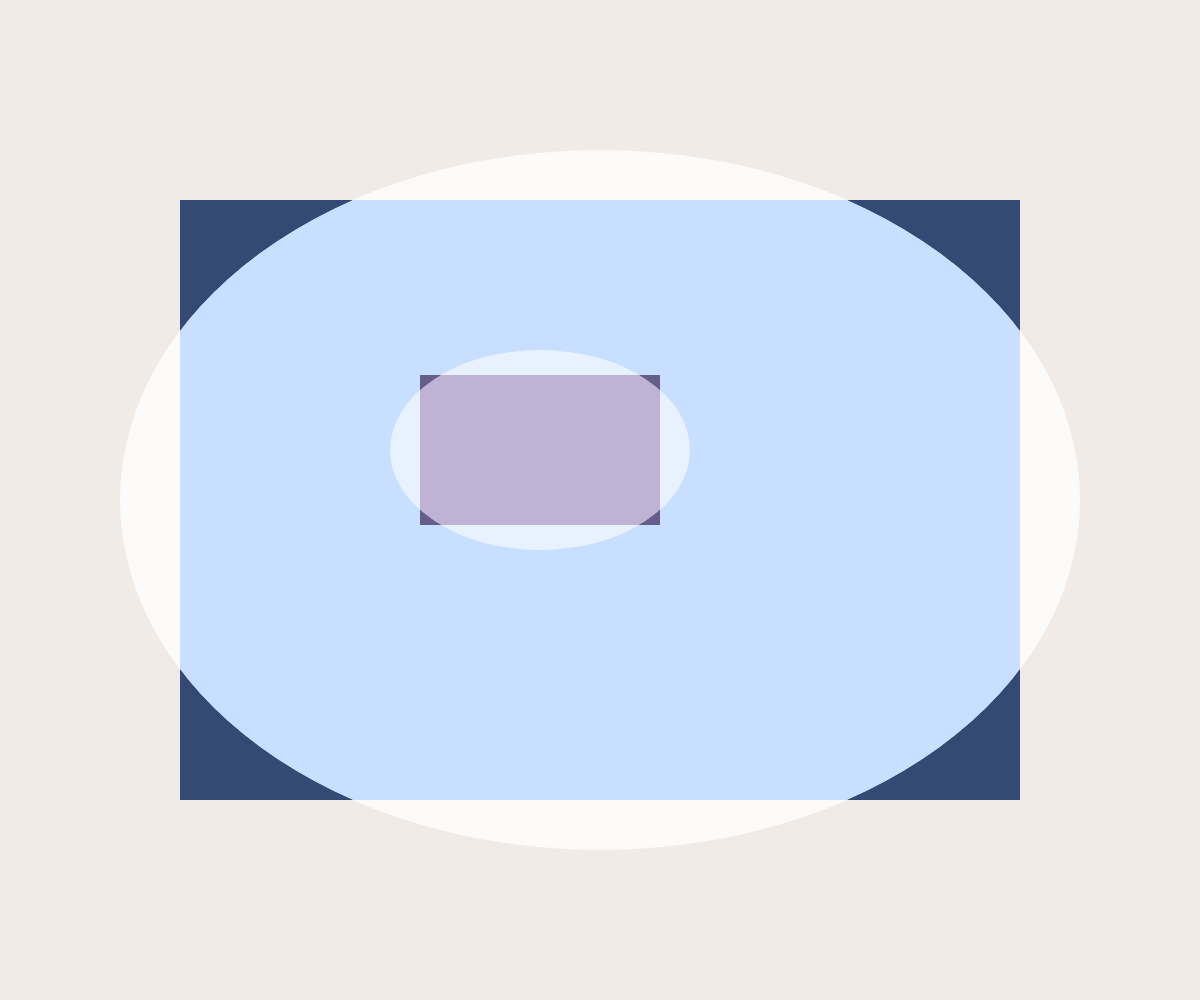
Frame 1 (no input)
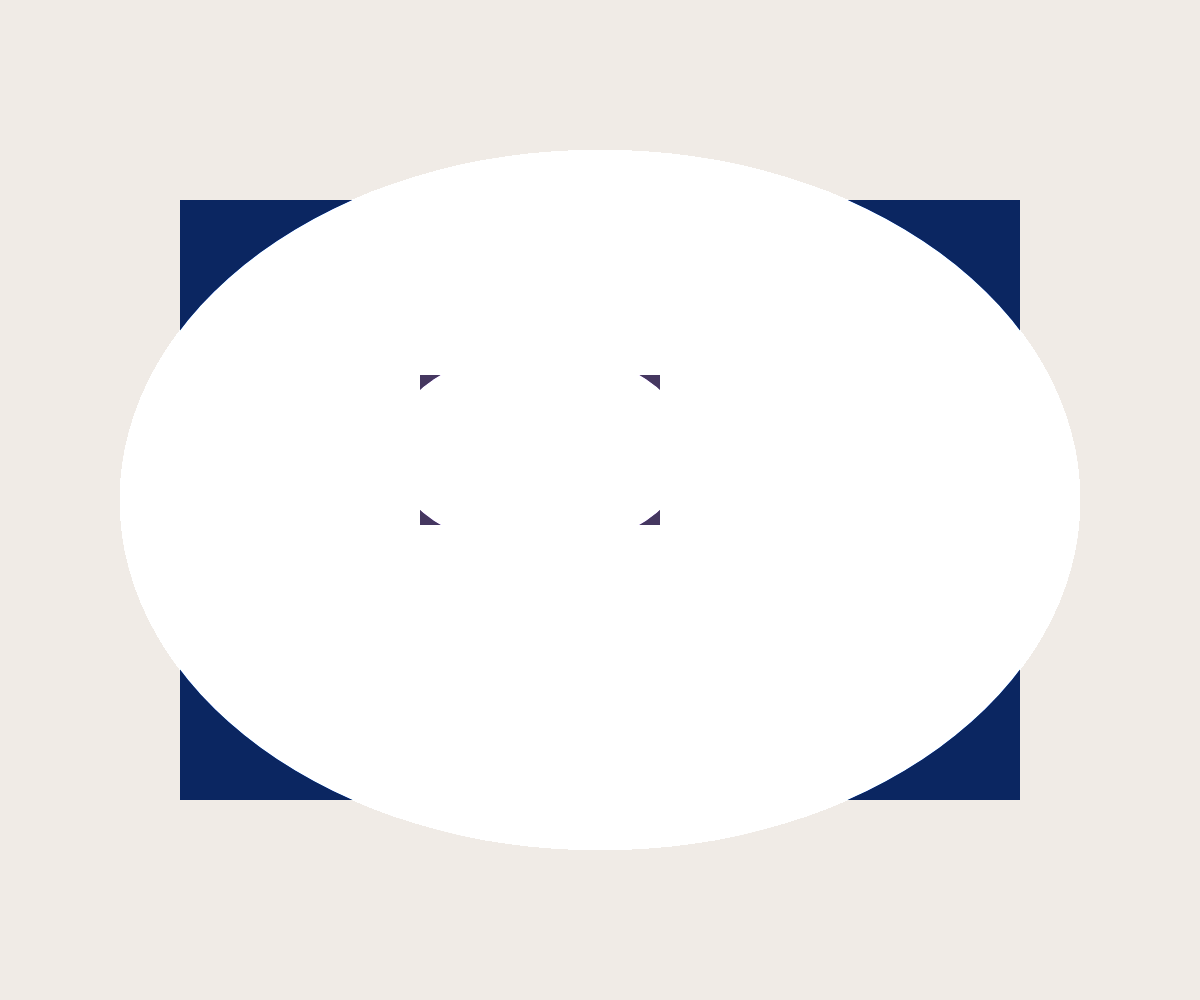
Frame 60 (no input)
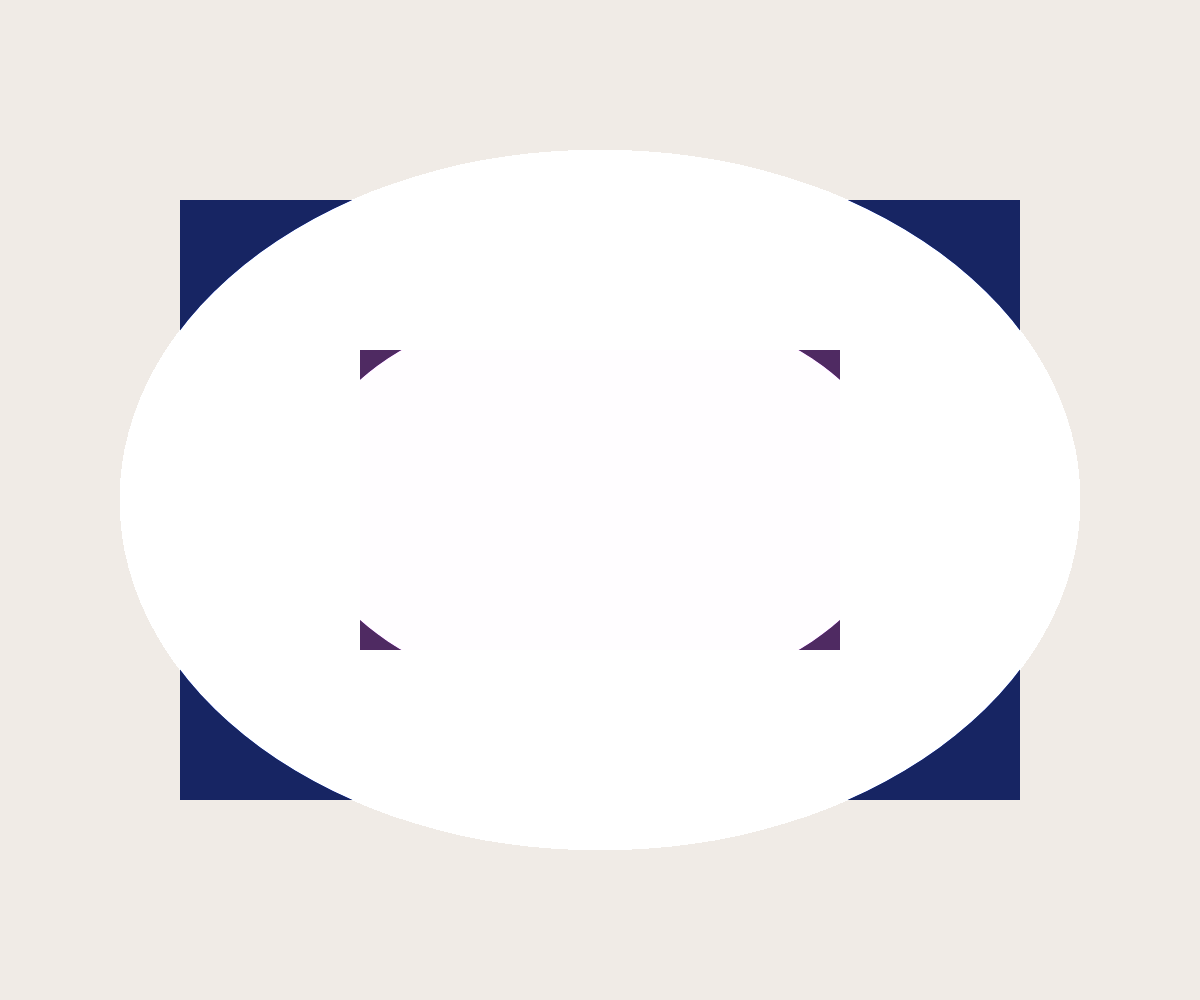
Frame 120 (the mouse pressed at the canvas centre since frame 60)

The p5.js sketch that drew these frames (run headless with seeded random() and noise() and a simulated clock; from frame 60 on, the mouse is pressed at the canvas centre):

// p5.js sketch
// ── sketch.js
let primaryField, secondaryField;
let bg;

function setup() {
  createCanvas(windowWidth, windowHeight);
  bg = color(240, 235, 230);
  
  // Create the main fields with soft edges
  primaryField = createGraphics(width, height);
  primaryField.noStroke();
  primaryField.rectMode(CENTER);
  
  secondaryField = createGraphics(width, height);
  secondaryField.noStroke();
  secondaryField.rectMode(CENTER);
}

function draw() {
  background(bg);
  
  // Animate the primary field
  let hue1 = (frameCount * 0.2) % 360;
  let saturation1 = 30 + sin(frameCount * 0.02) * 10;
  let brightness1 = 85 + sin(frameCount * 0.015) * 15;
  
  primaryField.fill(hue1, saturation1, brightness1, 200);
  primaryField.rect(width/2, height/2, width * 0.7, height * 0.6);
  
  // Add soft edges
  primaryField.blendMode(ADD);
  primaryField.fill(255, 200);
  primaryField.ellipse(width/2, height/2, width * 0.8, height * 0.7);
  primaryField.blendMode(BLEND);
  
  // Draw the primary field
  image(primaryField, 0, 0);
  
  // Animate the secondary field
  let hue2 = (frameCount * 0.15 + 60) % 360;
  let saturation2 = 40 + sin(frameCount * 0.025) * 15;
  let brightness2 = 90 + sin(frameCount * 0.01) * 10;
  
  secondaryField.fill(hue2, saturation2, brightness2, 180);
  
  // Vary the size and position based on cursor
  let sizeFactor = map(mouseX, 0, width, 0.5, 1.5);
  let x = width/2 + (mouseX - width/2) * 0.1;
  let y = height/2 + (mouseY - height/2) * 0.1;
  
  secondaryField.rect(x, y, width * 0.4 * sizeFactor, height * 0.3 * sizeFactor);
  
  // Add soft edges to secondary field
  secondaryField.blendMode(ADD);
  secondaryField.fill(255, 150);
  secondaryField.ellipse(x, y, width * 0.5 * sizeFactor, height * 0.4 * sizeFactor);
  secondaryField.blendMode(BLEND);
  
  // Draw the secondary field
  image(secondaryField, 0, 0);
}

function windowResized() {
  resizeCanvas(windowWidth, windowHeight);
}
